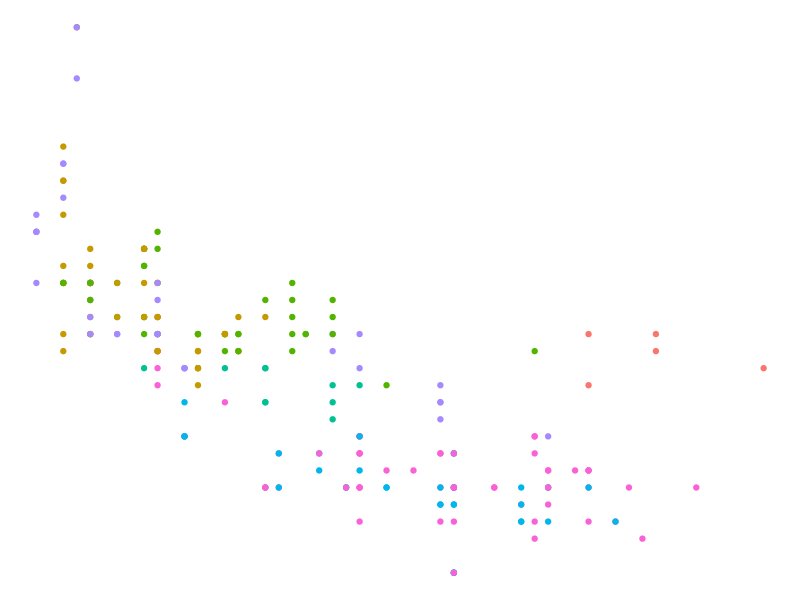
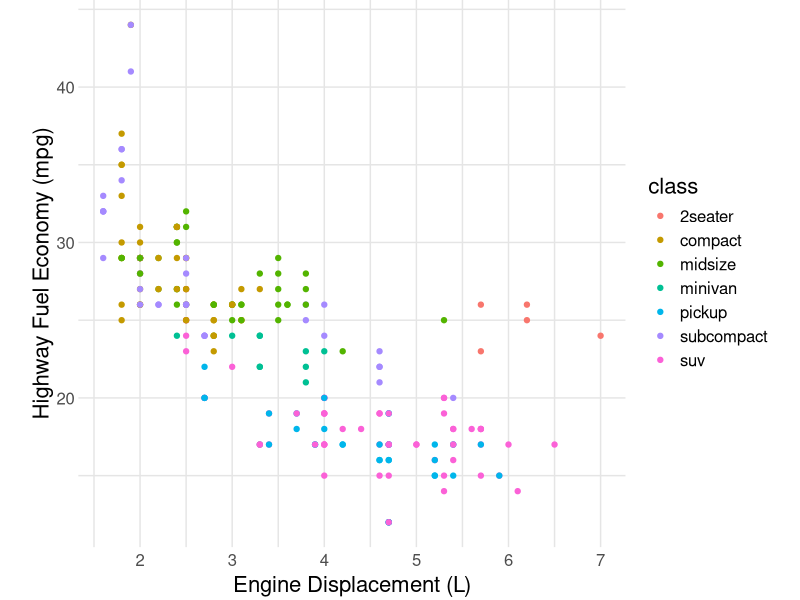
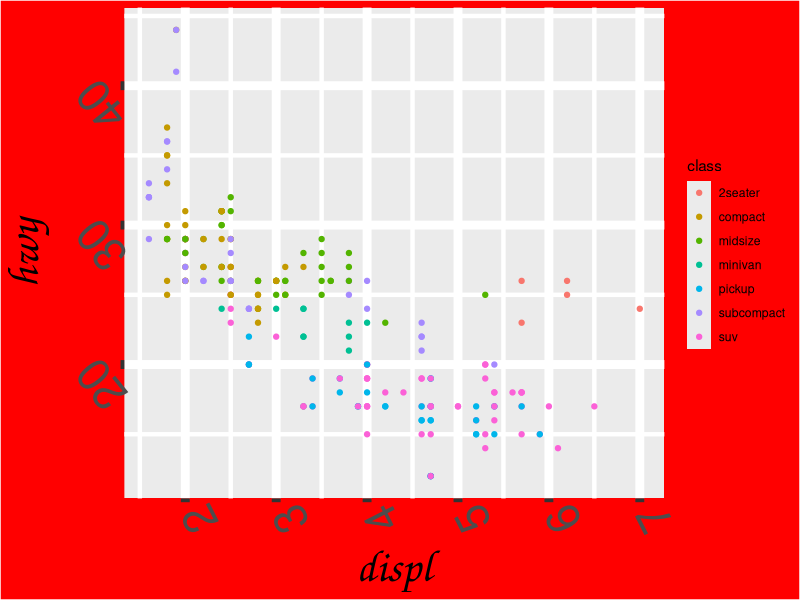

Source code (R) for these figures, in order:
## ---- chunk 1
library(tidyverse)
# knitr options
library(tidyverse)
knitr::opts_chunk$set(echo = TRUE)
## ---- chunk 2
mpg %>%
  ggplot(aes(displ, hwy, color = class)) +
  geom_point() +
  guides( color = "none")+
  theme_void()
## ---- chunk 3
## NOTE: No need to edit; feel free to re-use this code!
theme_common <- function() {
  theme_minimal() %+replace%
  theme(
    axis.text.x = element_text(size = 12),
    axis.text.y = element_text(size = 12),
    axis.title.x = element_text(margin = margin(4, 4, 4, 4), size = 16),
    axis.title.y = element_text(margin = margin(4, 4, 4, 4), size = 16, angle = 90),

    legend.title = element_text(size = 16),
    legend.text = element_text(size = 12),

    strip.text.x = element_text(size = 12),
    strip.text.y = element_text(size = 12),

    panel.grid.major = element_line(color = "grey90"),
    panel.grid.minor = element_line(color = "grey90"),

    aspect.ratio = 4 / 4,

    plot.margin = unit(c(t = +0, b = +0, r = +0, l = +0), "cm"),
    plot.title = element_text(size = 18),
    plot.title.position = "plot",
    plot.subtitle = element_text(size = 16),
    plot.caption = element_text(size = 12)
  )
}
## ---- chunk 4
mpg %>%
  ggplot(aes(displ, hwy, color = class)) +
  geom_point() +
  labs(
    x = "Engine Displacement (L)",
    y = "Highway Fuel Economy (mpg)"
  )+
  theme_common()
## ---- chunk 5

?theme

mpg %>%
  ggplot(aes(displ, hwy, color = class)) +
  geom_point() +
   theme(
    line = element_line(size = 3, color = "purple"),
    rect = element_rect(fill = "red"),
    axis.text.x = element_text(size = 32, angle = 117),
    axis.text.y = element_text(size = 32, angle = 129),
    axis.title.x = element_text(size = 32, family = "Comic Sans MS"),
    axis.title.y = element_text(size = 32, family = "Comic Sans MS")
  )
